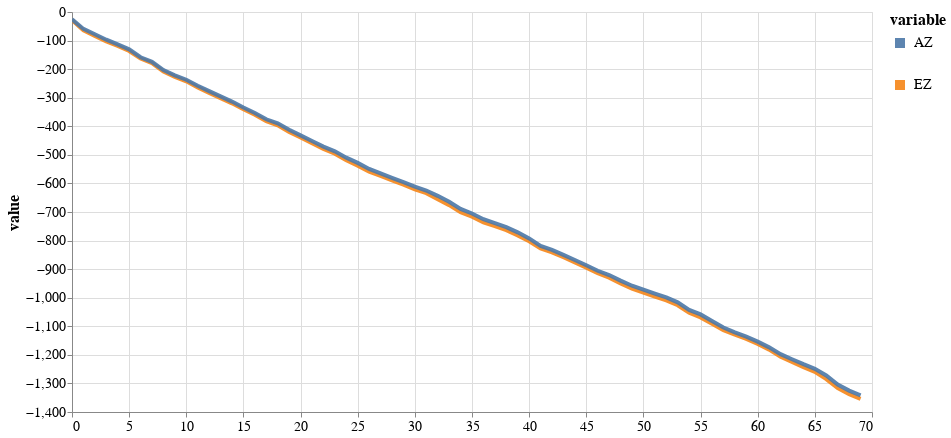

Source (notebook cell):
### Markdown cell above
### Got 100 people from the Big5 data set

### Code cell
model_evidence = get_model_evidence('log/big5_exp//20210726_215914_ez/')
bf = pd.DataFrame(model_evidence, columns=['EZ'])
bf['idx'] = np.arange(bf.shape[0])
bf['AZ'] = get_model_evidence('log/big5_exp//20210726_220229_big5az/')
bf['AZ'] = get_model_evidence('log/big5_exp//20210726_220229_big5az/')

# bf['EFA'] = get_model_evidence('log/CL_data/20210726_213814_efa/')
# bf['EFA-C'] = get_model_evidence('log/CL_data/20210726_214548_efa_c/')
plot_bf(bf, 800, 400)

### Figure 1 — Vega-Lite specification as saved in the notebook (floating-point values rounded to 4 significant figures; data arrays with more than 128 entries replaced by an {"elided": "..."} marker saying what was removed)
{"config": {"view": {"continuousWidth": 400, "continuousHeight": 300}, "axis": {"labelFontSize": 14, "titleFontSize": 16}, "legend": {"labelFontSize": 14, "symbolStrokeWidth": 10, "titleFontSize": 16}}, "data": {"name": "data-d389e2f8cd3d9b69c2b2c21912c991cf"}, "mark": {"type": "line", "opacity": 0.9, "strokeWidth": 4}, "encoding": {"color": {"type": "nominal", "field": "variable"}, "x": {"type": "quantitative", "field": "idx", "title": null}, "y": {"type": "quantitative", "field": "value"}}, "height": 400, "selection": {"selector010": {"type": "interval", "bind": "scales", "encodings": ["x", "y"]}}, "width": 800, "$schema": "https://vega.github.io/schema/vega-lite/v4.8.1.json", "datasets": {"data-d389e2f8cd3d9b69c2b2c21912c991cf": {"elided": "140 records"}}}
